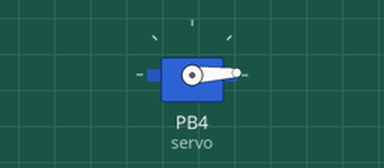
Simulated run of this sketch. Board: ATtiny85, built with avr-gcc and run on an emulated ATtiny85. Shown: servo.

Above: at 0.05 s.
At 0.9 s:
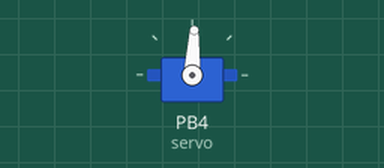
At 1.75 s:
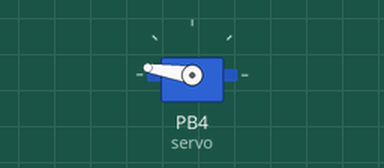
At 3.5 s:
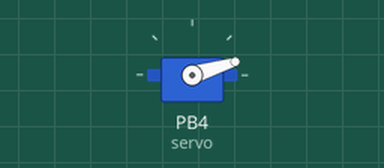
Timing chart, 0 to 8.4 s (numbered marks = the images above):
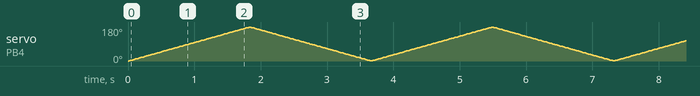

The sketch:

B999_Test_Servo.ino
```cpp
#include <SoftwareServo.h>

SoftwareServo servo;

void setup()
{
  servo.attach(4);
  servo.write(0);
}

void loop() {
    int pos;
    for(pos = 0; pos < 180; pos += 1) {
        servo.write(pos);
        delay(10);
        SoftwareServo::refresh();//this row....
    }
    for(pos = 180; pos>=1; pos-=1) {
        servo.write(pos);
        delay(10);
        SoftwareServo::refresh();//This row....
    }
}
```
